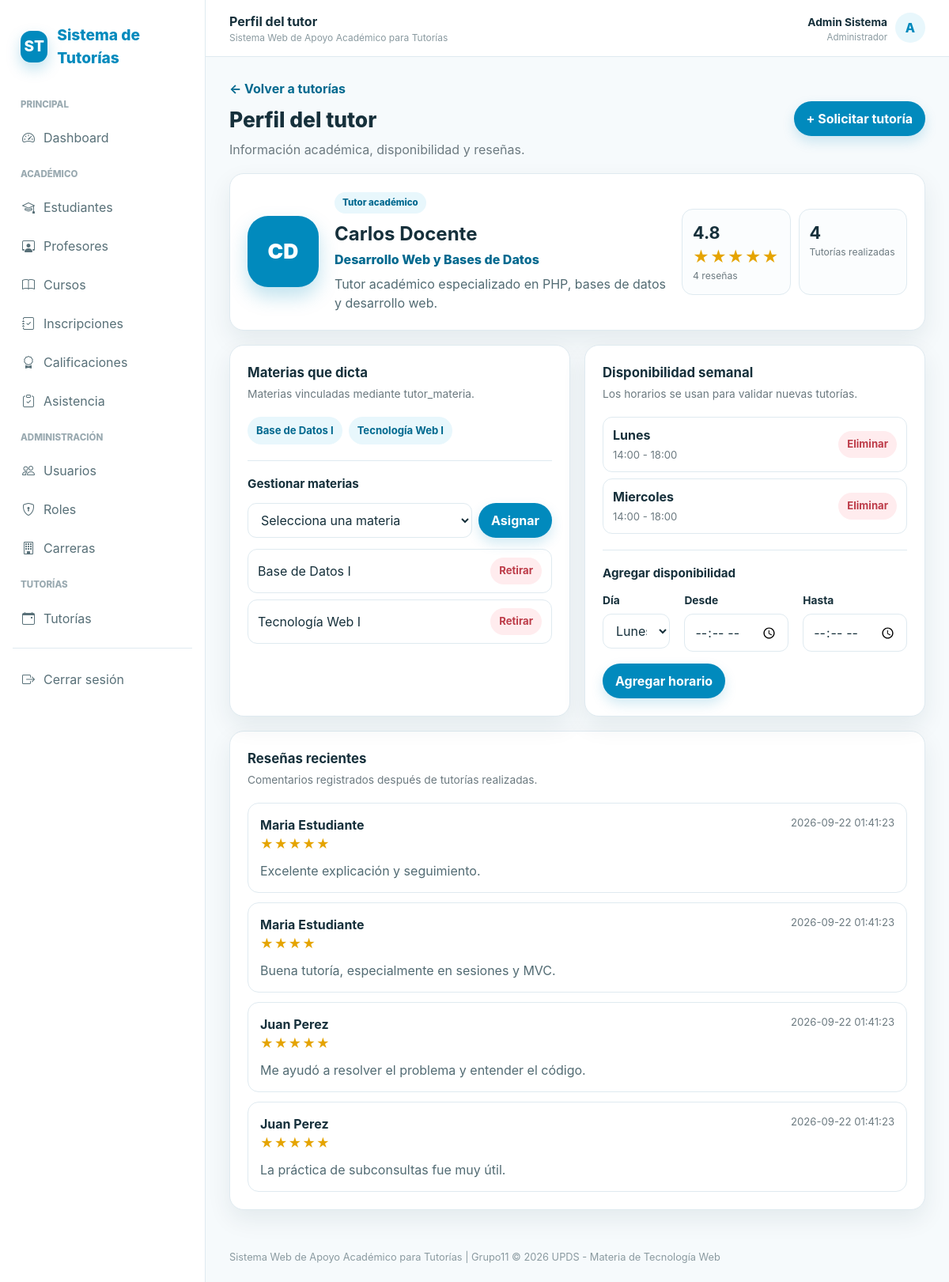
The page /controllers/tutor_perfil.php?id=1 (signed in) on the database its author committed.
### tables this page shows
CREATE TABLE tutores (
    id_tutor INT AUTO_INCREMENT PRIMARY KEY,
    id_profesor INT NOT NULL UNIQUE,
    especialidad VARCHAR(150) NULL,
    biografia TEXT NULL,
    FOREIGN KEY (id_profesor) REFERENCES profesores(id_profesor) ON DELETE CASCADE
);

CREATE TABLE usuarios (
    id_usuario INT AUTO_INCREMENT PRIMARY KEY,
    id_rol INT NOT NULL,
    nombre VARCHAR(100) NOT NULL,
    apellido VARCHAR(100) NOT NULL,
    correo VARCHAR(150) NOT NULL UNIQUE,
    usuario VARCHAR(50) NOT NULL UNIQUE,
    contrasena_hash VARCHAR(255) NOT NULL,
    telefono VARCHAR(20) NULL,
    estado ENUM('activo', 'inactivo') NOT NULL DEFAULT 'activo',
    fecha_registro DATETIME DEFAULT CURRENT_TIMESTAMP,
    FOREIGN KEY (id_rol) REFERENCES roles(id_rol) ON UPDATE CASCADE
);

CREATE TABLE materias (
    id_materia INT AUTO_INCREMENT PRIMARY KEY,
    nombre_materia VARCHAR(150) NOT NULL,
    id_carrera INT NULL,
    id_curso INT NULL,
    FOREIGN KEY (id_carrera) REFERENCES carreras(id_carrera) ON DELETE SET NULL,
    FOREIGN KEY (id_curso) REFERENCES cursos(id_curso) ON DELETE SET NULL
);

CREATE TABLE disponibilidad_tutor (
    id_disponibilidad INT AUTO_INCREMENT PRIMARY KEY,
    id_tutor INT NOT NULL,
    dia_semana ENUM(
        'Lunes',
        'Martes',
        'Miercoles',
        'Jueves',
        'Viernes',
        'Sabado'
    ) NOT NULL,
    hora_inicio TIME NOT NULL,
    hora_fin TIME NOT NULL,
    FOREIGN KEY (id_tutor) REFERENCES tutores(id_tutor) ON DELETE CASCADE
);

CREATE TABLE evaluaciones_tutoria (
    id_evaluacion INT AUTO_INCREMENT PRIMARY KEY,
    id_tutoria INT NOT NULL UNIQUE,
    calificacion TINYINT NOT NULL,
    comentario TEXT NULL,
    fecha_evaluacion DATETIME DEFAULT CURRENT_TIMESTAMP,
    FOREIGN KEY (id_tutoria) REFERENCES tutorias(id_tutoria) ON DELETE CASCADE,
    CHECK (calificacion BETWEEN 1 AND 5)
);

### controllers/tutor_perfil.php (called while the page is built, shortened)
<?php
require_once __DIR__ . '/../config/conexion.php';
require_once __DIR__ . '/../includes/seguridad.php';
require_once __DIR__ . '/../models/TutorModel.php';
$tutorModel = new TutorModel($pdo);
$rol = user_role();
$idUsuario = (int) $_SESSION['id_usuario'];
$idTutor = (int) ($_GET['id'] ?? $_POST['id_tutor'] ?? 0);
$perfil = $tutorModel->obtenerPerfil($idTutor);
$puedeGestionar = $rol === 'administrador'
    || ($rol === 'profesor' && (int) $perfil['id_usuario'] === $idUsuario);
$materias = $tutorModel->obtenerMaterias($idTutor);
$materiasDisponibles = $tutorModel->obtenerMateriasDisponibles($idTutor);
$disponibilidad = $tutorModel->obtenerDisponibilidad($idTutor);
$resenas = $tutorModel->obtenerResenas($idTutor);
require __DIR__ . '/../views/tutorias/perfil.php';

### models/TutorModel.php (called while the page is built, shortened)
<?php
class TutorModel
{
    private PDO $pdo;
    public function __construct(PDO $pdo)
    {
        $this->pdo = $pdo;
    }
    public function obtenerPerfil(int $idTutor): ?array
    {
        $stmt = $this->pdo->prepare("
            SELECT
                t.id_tutor,
                p.id_profesor,
                p.id_usuario,
                u.nombre,
                u.apellido,
                u.correo,
                t.especialidad,
                t.biografia,
                COUNT(DISTINCT CASE WHEN tu.estado = 'realizada' THEN tu.id_tutoria END) AS tutorias_realizadas,
                COALESCE(AVG(ev.calificacion), 0) AS promedio_estrellas,
                COUNT(DISTINCT ev.id_evaluacion) AS total_resenas
            FROM tutores t
            JOIN profesores p ON p.id_profesor = t.id_profesor
            JOIN usuarios u ON u.id_usuario = p.id_usuario
            LEFT JOIN tutorias tu ON tu.id_tutor = t.id_tutor
            LEFT JOIN evaluaciones_tutoria ev ON ev.id_tutoria = tu.id_tutoria
            WHERE t.id_tutor = ?
            GROUP BY
                t.id_tutor,
                p.id_profesor,
                p.id_usuario,
                u.nombre,
                u.apellido,
                u.correo,
                t.especialidad,
                t.biografia
        ");
        $stmt->execute([$idTutor]);
        $row = $stmt->fetch();
        return $row ?: null;
    }
    public function obtenerMaterias(int $idTutor): array
    {
        $stmt = $this->pdo->prepare("
            SELECT m.id_materia, m.nombre_materia
            FROM tutor_materia tm
            JOIN materias m ON m.id_materia = tm.id_materia
            WHERE tm.id_tutor = ?
            ORDER BY m.nombre_materia
        ");
        $stmt->execute([$idTutor]);
        return $stmt->fetchAll();
    }
    public function obtenerMateriasDisponibles(int $idTutor): array
    {
        $stmt = $this->pdo->prepare("
            SELECT m.id_materia, m.nombre_materia
            FROM materias m
            WHERE NOT EXISTS (
                SELECT 1
                FROM tutor_materia tm
                WHERE tm.id_tutor = ? AND tm.id_materia = m.id_materia
            )
            ORDER BY m.nombre_materia
        ");
        $stmt->execute([$idTutor]);
        return $stmt->fetchAll();
    }
    public function obtenerDisponibilidad(int $idTutor): array
    {
        $stmt = $this->pdo->prepare("
            SELECT *
            FROM disponibilidad_tutor
            WHERE id_tutor = ?
            ORDER BY FIELD(
                dia_semana,
                'Lunes',
                'Martes',
                'Miercoles',
                'Jueves',
                'Viernes',
                'Sabado'
            ), hora_inicio
        ");
        $stmt->execute([$idTutor]);
        return $stmt->fetchAll();
    }
    public function obtenerResenas(int $idTutor, int $limite = 6): array
    {
        $limite = max(1, min(20, $limite));
        $stmt = $this->pdo->prepare("
            SELECT
                ev.id_evaluacion,
                ev.id_tutoria,
                ev.calificacion,
                ev.comentario,
                ev.fecha_evaluacion,
                CONCAT(u.nombre, ' ', u.apellido) AS estudiante
            FROM evaluaciones_tutoria ev
            JOIN tutorias t ON t.id_tutoria = ev.id_tutoria
            JOIN estudiantes e ON e.id_estudiante = t.id_estudiante
            JOIN usuarios u ON u.id_usuario = e.id_usuario
            WHERE t.id_tutor = ?
            ORDER BY ev.fecha_evaluacion DESC
            LIMIT {$limite}
        ");
        $stmt->execute([$idTutor]);
        return $stmt->fetchAll();
    }
}

### includes/seguridad.php (called while the page is built, shortened)
<?php
function e($v): string { return htmlspecialchars((string)$v, ENT_QUOTES, 'UTF-8'); }
function user_role(): string { return $_SESSION['rol']??''; }

### views/tutorias/perfil.php (the view, shortened to what this page needs)
<?php
include __DIR__ . '/../layouts/header.php';
$iniciales = strtoupper(
    substr($perfil['nombre'], 0, 1) . substr($perfil['apellido'], 0, 1)
);
$promedio = (float) $perfil['promedio_estrellas'];
?>
<div class="toolbar">
    <div>
        <a class="back-link" href="/controllers/tutorias.php">← Volver a tutorías</a>
        <h1 class="page-title">Perfil del tutor</h1>
        <p class="subtitle">Información académica, disponibilidad y reseñas.</p>
    </div>
    <a
        class="btn btn-primary"
        href="/controllers/tutorias.php?accion=crear&id_tutor=<?= (int) $perfil['id_tutor'] ?>"
    >
        + Solicitar tutoría
    </a>
</div>
<div class="profile-hero card">
    <div class="card-body">
        <div class="profile-avatar"><?= e($iniciales) ?></div>
        <div class="profile-main">
            <span class="badge badge-primary">Tutor académico</span>
            <h2><?= e($perfil['nombre'] . ' ' . $perfil['apellido']) ?></h2>
            <p class="profile-specialty"><?= e($perfil['especialidad'] ?: 'Especialidad no registrada') ?></p>
            <p class="profile-bio">
                <?= nl2br(e($perfil['biografia'] ?: 'Este tutor todavía no tiene una biografía registrada.')) ?>
            </p>
        </div>
        <div class="profile-stats">
            <div>
                <strong><?= number_format($promedio, 1) ?></strong>
                <span class="stars-readonly large"><?= e(str_repeat('★', (int) round($promedio)) . str_repeat('☆', 5 - (int) round($promedio))) ?></span>
                <small><?= (int) $perfil['total_resenas'] ?> reseña<?= (int) $perfil['total_resenas'] === 1 ? '' : 's' ?></small>
            </div>
            <div>
                <strong><?= (int) $perfil['tutorias_realizadas'] ?></strong>
                <small>Tutorías realizadas</small>
            </div>
        </div>
    </div>
</div>
<div class="profile-grid">
    <div class="card">
        <div class="card-body">
            <div class="section-heading">
                <div>
                    <h2>Materias que dicta</h2>
                    <p>Materias vinculadas mediante tutor_materia.</p>
                </div>
            </div>
            <?php if (!$materias): ?>
                <div class="empty compact">Todavía no tiene materias asignadas.</div>
            <?php else: ?>
                <div class="tag-list">
                    <?php foreach ($materias as $materia): ?>
                        <span class="tag"><?= e($materia['nombre_materia']) ?></span>
                    <?php endforeach; ?>
                </div>
            <?php endif; ?>
            <?php if ($puedeGestionar): ?>
                <div class="management-block">
                    <h3>Gestionar materias</h3>
                    <?php if ($materiasDisponibles): ?>
                        <form method="post" class="inline-form">
                            <select required name="id_materia" aria-label="Materia para asignar">
                                <option value="">Selecciona una materia</option>
                            </select>
                            <button class="btn btn-primary" type="submit">Asignar</button>
                        </form>
                    <?php else: ?>
                        <p class="muted-text">Todas las materias disponibles ya están asignadas.</p>
                    <?php endif; ?>
                    <?php if ($materias): ?>
                        <div class="management-list">
                            <?php foreach ($materias as $materia): ?>
                                <div class="management-row">
                                    <span><?= e($materia['nombre_materia']) ?></span>
                                    <form method="post">
                                        <button
                                            class="btn btn-danger btn-sm"
                                            type="submit"
                                            data-confirm="¿Retirar esta materia del tutor?"
                                        >
                                            Retirar
                                        </button>
                                    </form>
                                </div>
                            <?php endforeach; ?>
                        </div>
                    <?php endif; ?>
                </div>
            <?php endif; ?>
        </div>
    </div>
    <div class="card">
        <div class="card-body">
            <div class="section-heading">
                <div>
                    <h2>Disponibilidad semanal</h2>
                    <p>Los horarios se usan para validar nuevas tutorías.</p>
                </div>
            </div>
            <?php if (!$disponibilidad): ?>
                <div class="empty compact">No hay horarios de disponibilidad registrados.</div>
            <?php else: ?>
                <div class="availability-list">
                    <?php foreach ($disponibilidad as $horario): ?>
                        <div class="availability-row">
                            <div>
                                <strong><?= e($horario['dia_semana']) ?></strong>
                                <span>
                                    <?= e(substr($horario['hora_inicio'], 0, 5)) ?>
                                    -
                                    <?= e(substr($horario['hora_fin'], 0, 5)) ?>
                                </span>
                            </div>
                            <?php if ($puedeGestionar): ?>
                                <form method="post">
                                    <button
                                        class="btn btn-danger btn-sm"
                                        type="submit"
                                        data-confirm="¿Eliminar este horario de disponibilidad?"
                                    >
                                        Eliminar
                                    </button>
                                </form>
                            <?php endif; ?>
                        </div>
                    <?php endforeach; ?>
                </div>
            <?php endif; ?>
            <?php if ($puedeGestionar): ?>
                <div class="management-block">
                    <h3>Agregar disponibilidad</h3>
                    <form method="post">
                        <div class="grid grid-3">
                            <div class="form-group">
                                <label class="form-label" for="dia_semana">Día</label>
                                <select required id="dia_semana" name="dia_semana">
                                    <?php foreach (['Lunes', 'Martes', 'Miercoles', 'Jueves', 'Viernes', 'Sabado'] as $dia): ?>
                                        <option value="<?= e($dia) ?>"><?= e($dia) ?></option>
                                    <?php endforeach; ?>
                                </select>
                            </div>
                            <div class="form-group">
                                <label class="form-label" for="hora_inicio">Desde</label>
                                <input required id="hora_inicio" type="time" name="hora_inicio">
                            </div>
                            <div class="form-group">
                                <label class="form-label" for="hora_fin">Hasta</label>
                                <input required id="hora_fin" type="time" name="hora_fin">
                            </div>
                        </div>
                        <button class="btn btn-primary" type="submit">Agregar horario</button>
                    </form>
                </div>
            <?php endif; ?>
        </div>
    </div>
</div>
<div class="card">
    <div class="card-body">
        <div class="section-heading">
            <div>
                <h2>Reseñas recientes</h2>
                <p>Comentarios registrados después de tutorías realizadas.</p>
            </div>
        </div>
        <?php if (!$resenas): ?>
            <div class="empty compact">Todavía no hay reseñas para este tutor.</div>
        <?php else: ?>
            <div class="reviews-list">
                <?php foreach ($resenas as $resena): ?>
                    <article class="review-item">
                        <div class="review-head">
                            <div>
                                <strong><?= e($resena['estudiante']) ?></strong>
                                <div class="stars-readonly" aria-label="Calificación <?= (int) $resena['calificacion'] ?> de 5">
                                    <?= str_repeat('★', (int) $resena['calificacion']) ?>
                                </div>
                            </div>
                            <small class="muted-text"><?= e($resena['fecha_evaluacion']) ?></small>
                        </div>
                        <p><?= nl2br(e($resena['comentario'] ?: 'Sin comentario.')) ?></p>
                    </article>
                <?php endforeach; ?>
            </div>
        <?php endif; ?>
    </div>
</div>
<?php include __DIR__ . '/../layouts/footer.php'; ?>

### rows shown on the page
tutores: usuarios.nombre+apellido "CD", usuarios.nombre+apellido "Carlos Docente", especialidad "Desarrollo Web y Bases de Datos", biografia "Tutor académico especializado en PHP, bases de datos y desarrollo web."
materias: nombre_materia "Base de Datos I"
materias: nombre_materia "Tecnología Web I"
disponibilidad_tutor: dia_semana "Lunes", hora_inicio "14:00", hora_fin "18:00"
disponibilidad_tutor: dia_semana "Miercoles", hora_inicio "14:00", hora_fin "18:00"
evaluaciones_tutoria: estudiante "Maria Estudiante", calificacion "★★★★★", fecha_evaluacion "2026-09-22 01:41:23", comentario "Excelente explicación y seguimiento."
evaluaciones_tutoria: estudiante "Maria Estudiante", calificacion "★★★★", fecha_evaluacion "2026-09-22 01:41:23", comentario "Buena tutoría, especialmente en sesiones y MVC."
evaluaciones_tutoria: estudiante "Juan Perez", calificacion "★★★★★", fecha_evaluacion "2026-09-22 01:41:23", comentario "Me ayudó a resolver el problema y entender el código."
evaluaciones_tutoria: estudiante "Juan Perez", calificacion "★★★★★", fecha_evaluacion "2026-09-22 01:41:23", comentario "La práctica de subconsultas fue muy útil."

### other values the page prints
$tituloPagina "Perfil del tutor"
$nombreUsuario "Admin Sistema"
$rol "Administrador"
$inicialUsuario "A"
$promedio "4.8"
$perfil['total_resenas'] "4"
$perfil['tutorias_realizadas'] "4"
form field dia_semana "Lunes"
